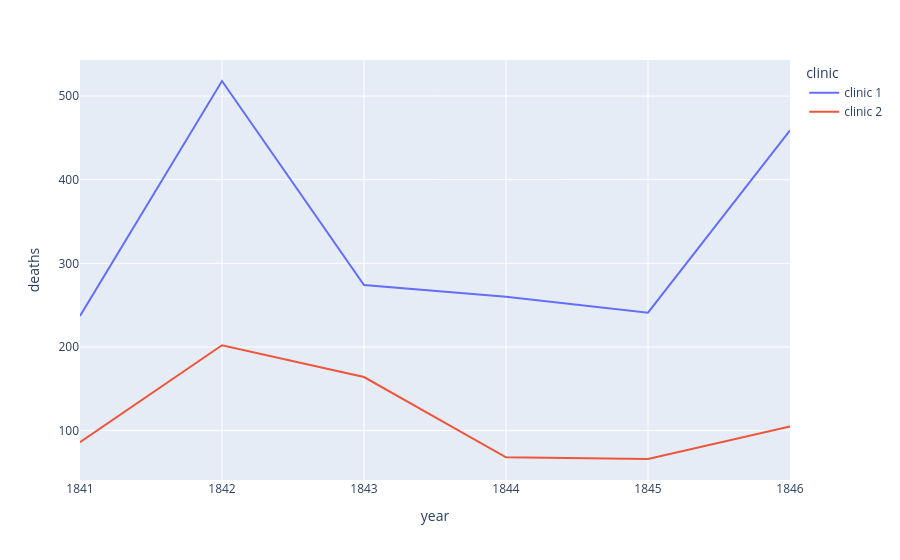

Notebook code for this chart:
### Code cell
chart = px.line(df_yearly,
                x="year",
                y="deaths",
                color="clinic")

chart.show()

### Figure 1 — Plotly figure (JSON) as saved in the notebook; plotly's stock layout.template omitted (floating-point values rounded to 4 significant figures)
{"data": [{"hovertemplate": "clinic=clinic 1<br>year=%{x}<br>deaths=%{y}<extra></extra>", "legendgroup": "clinic 1", "line": {"color": "#636efa", "dash": "solid"}, "marker": {"symbol": "circle"}, "mode": "lines", "name": "clinic 1", "orientation": "v", "showlegend": true, "type": "scatter", "x": [1841, 1842, 1843, 1844, 1845, 1846], "xaxis": "x", "y": [237, 518, 274, 260, 241, 459], "yaxis": "y"}, {"hovertemplate": "clinic=clinic 2<br>year=%{x}<br>deaths=%{y}<extra></extra>", "legendgroup": "clinic 2", "line": {"color": "#EF553B", "dash": "solid"}, "marker": {"symbol": "circle"}, "mode": "lines", "name": "clinic 2", "orientation": "v", "showlegend": true, "type": "scatter", "x": [1841, 1842, 1843, 1844, 1845, 1846], "xaxis": "x", "y": [86, 202, 164, 68, 66, 105], "yaxis": "y"}], "layout": {"legend": {"title": {"text": "clinic"}, "tracegroupgap": 0}, "margin": {"t": 60}, "xaxis": {"anchor": "y", "domain": [0, 1], "title": {"text": "year"}}, "yaxis": {"anchor": "x", "domain": [0, 1], "title": {"text": "deaths"}}}}
